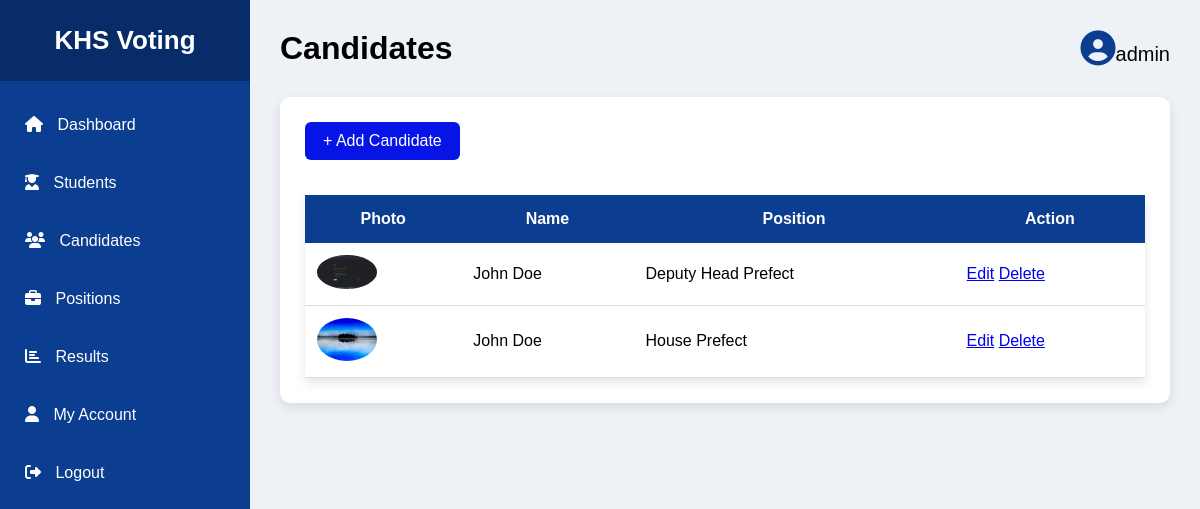
Page /candidates (signed in) on the committed database.
### tables this page shows
CREATE TABLE candidates(
    id INTEGER PRIMARY KEY AUTOINCREMENT,
    fullname TEXT,
    position TEXT,
    photo TEXT
);

### app.py (the view)
@app.route("/candidates")
@admin_required
def candidates():
    conn=get_db(); rows=conn.execute("SELECT * FROM candidates ORDER BY position,fullname").fetchall(); conn.close(); return render_template("admin/candidates.html",candidates=rows)

### app.py (called while the page is built)
def get_db():
    conn = sqlite3.connect(DB_PATH)
    conn.row_factory = sqlite3.Row
    conn.execute("PRAGMA foreign_keys = ON")
    return conn

def admin_required(view):
    @wraps(view)
    def wrapped(*args, **kwargs):
        if "admin_id" not in session:
            return redirect(url_for("admin"))
        return view(*args, **kwargs)
    return wrapped

@app.context_processor
def inject_settings():
    try:
        conn=get_db(); row=conn.execute("SELECT * FROM settings WHERE id=1").fetchone(); conn.close(); return {"site_settings": row}
    except sqlite3.Error:
        return {"site_settings": None}

### templates/admin/candidates.html
{% extends "admin/base.html" %}{% block title %}Candidates{% endblock %}{% block heading %}Candidates{% endblock %}{% block content %}<div class="welcome"><a href="{{ url_for('add_candidate') }}" class="btn">+ Add Candidate</a><table><tr><th>Photo</th><th>Name</th><th>Position</th><th>Action</th></tr>{% for candidate in candidates %}<tr><td><img src="{{ url_for('static', filename='uploads/' + (candidate.photo or 'default.png')) }}" width="60"></td><td>{{ candidate.fullname }}</td><td>{{ candidate.position }}</td><td><a href="{{ url_for('edit_candidate',id=candidate.id) }}">Edit</a> <a href="{{ url_for('delete_candidate',id=candidate.id) }}" onclick="return confirm('Delete this candidate?')">Delete</a></td></tr>{% endfor %}</table></div>{% endblock %}

### static/css/admin.css (style rules this page uses)
* { margin:0; padding:0; box-sizing:border-box; font-family:Arial, Helvetica, sans-serif; }
body { display:flex; background:#eef2f7; }
.welcome { margin-top:30px; background:white; padding:25px; border-radius:10px; box-shadow:0 4px 12px rgba(0,0,0,.1); }
table { width:100%; border-collapse:collapse; background:white; margin-top:20px; box-shadow:0 5px 10px rgba(0,0,0,.1); }
table th { background:#0b3d91; color:white; padding:15px; }
table td { padding:12px; border-bottom:1px solid #ddd; }
.btn { display:inline-block; background:#0615e6; color:white; padding:10px 18px; border-radius:6px; text-decoration:none; margin-bottom:15px; }
img { border-radius:50%; }

### rows in the picture
candidates: photo (picture), fullname "John Doe", position "Deputy Head Prefect"
candidates: photo (picture), fullname "John Doe", position "House Prefect"

### other values in the picture
{{ session.get('admin','Administrator') }} "admin"
